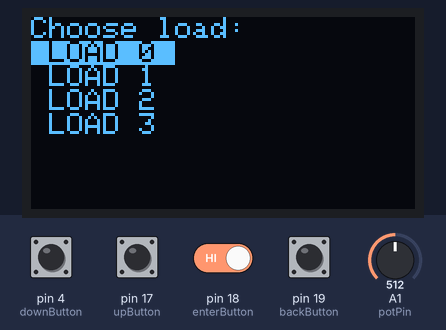
A sketch run on a simulated Arduino Uno, built with avr-gcc and run on an emulated ATmega328P. Parts: 128×64 one-colour display. The test bench sets the inputs (shaded band); at power-on: pin 4 (downButton), pin 17 (upButton), pin 18 (enterButton), pin 19 (backButton) HIGH, A1 (potPin) = 512.

Above: at 1.2 s.
1.3 s: pin 4 (downButton) pulled LOW for 1 s
At 2.9 s:
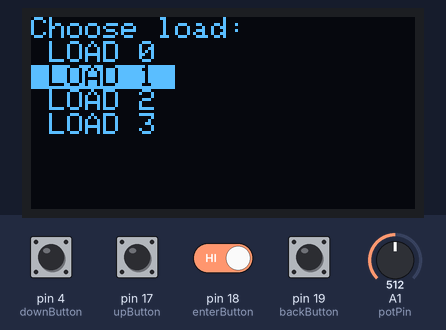
3.8 s: pin 4 (downButton) driven LOW and pin 18 (enterButton) driven LOW
At 4.8 s:
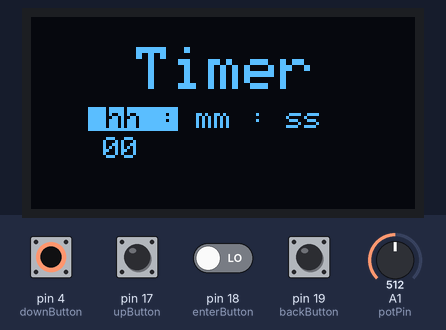
5.7 s: pin 19 (backButton) pulled LOW for 0.15 s
At 5.83 s:
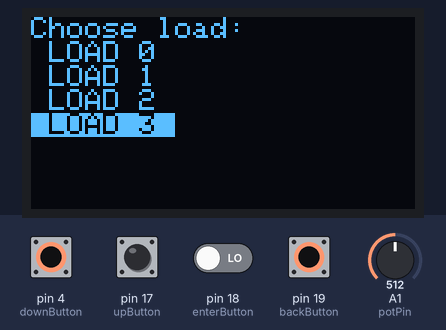
Timing chart, 0 to 8.7 s (numbered marks = the images above; inputs shaded):
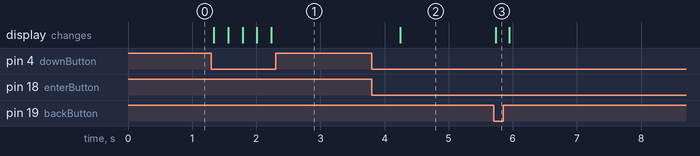

The sketch:

timer.ino
```cpp
#include <Wire.h>
#include <Adafruit_GFX.h>
#include <Adafruit_SH110X.h>


int H = 0;
int h = 0;

int mm = 0;
int ss = 0;

#define i2c_Address 0x3c
#define SCREEN_WIDTH 128
#define SCREEN_HEIGHT 64
#define OLED_RESET -1

#define upButton 17
#define downButton 4
#define enterButton 18
#define backButton 19

const int potPin = 15;

unsigned long lastPotReadTime = 0;  // Last time the potentiometer was read
const unsigned long potReadInterval = 100;

unsigned long lastButtonPressTime = 0;
const unsigned long buttonPressInterval = 200;

Adafruit_SH1106G display = Adafruit_SH1106G(SCREEN_WIDTH, SCREEN_HEIGHT, &Wire, OLED_RESET);

int selected = 0;

int loadSelected = 0;
int loadEntered = -1;

void setup() {
  // put your setup code here, to run once:
  Serial.begin(9600);
  display.begin(i2c_Address, true);
  display.clearDisplay();

  display.setTextSize(1);
  display.setTextColor(SH110X_WHITE);

  pinMode(upButton, INPUT_PULLUP);
  pinMode(downButton, INPUT_PULLUP);
  pinMode(enterButton, INPUT_PULLUP);
  pinMode(backButton, INPUT_PULLUP);
}

void loop() {
  // put your main code here, to run repeatedly:
  unsigned long currentMillis = millis();

  if (currentMillis - lastPotReadTime >= potReadInterval) {
    int potValue = analogRead(potPin);
    selected = map(potValue, 0, 4095, 0, 2);

    lastPotReadTime = currentMillis;
  }

  loadSelection();
  // timeSet(selected);
}

void timeSet(int select) {
  display.clearDisplay();
  display.setTextSize(2);
  display.setTextColor(SH110X_WHITE);
  // Print the title
  display.setCursor(35, 10);
  display.print("Timer");

  const char *options[3] = {
    " hh ",
    " mm ",
    " ss ",
  };

  int optionWidth = 30;                                 // Adjust the width of each option based on your preference
  int startX = (SCREEN_WIDTH - (optionWidth * 3)) / 2;  // Calculate the starting x-coordinate for printing options

  for (int i = 0; i < 3; i++) {
    if (i == select) {
      display.setTextColor(SH110X_BLACK, SH110X_WHITE);
    } else {
      display.setTextColor(SH110X_WHITE);
    }
    display.setTextSize(1);
    display.setCursor(startX + (optionWidth * i), 30);  // Adjust the y-coordinate as needed
    display.print(options[i]);
    if (i < 2) {
      display.print(":");
    }

    display.setTextColor(SH110X_WHITE);
    display.setCursor(24,40);  // Adjust the y-coordinate as needed
    display.print(H);
    display.setCursor(30,40);  // Adjust the y-coordinate as needed
    display.print(h);

  }

  display.display();
}

void loadSelection() {

  int down = digitalRead(upButton);
  int up = digitalRead(downButton);
  int enter = digitalRead(enterButton);
  int back = digitalRead(backButton);

  unsigned long currentMillis = millis();

  if (currentMillis - lastButtonPressTime >= buttonPressInterval) {
    if (up == LOW) {
      loadSelected = (loadSelected + 1) % 4;  // Wrap around to 0 after reaching the last option
      lastButtonPressTime = currentMillis;
    }

    if (down == LOW) {
      loadSelected = (loadSelected - 1 + 4) % 4;  // Ensure positive index, wrap around to 2 if negative
      lastButtonPressTime = currentMillis;
    }
  }

  if (enter == LOW) {
    loadEntered = loadSelected;
  }

  if (back == LOW) {
    loadEntered = -1;
  };

  const char *options[4] = {
    " LOAD 0 ",
    " LOAD 1 ",
    " LOAD 2 ",
    " LOAD 3 "
  };

  if (loadEntered == -1) {
    display.clearDisplay();
    display.setTextSize(1);
    display.setTextColor(SH110X_WHITE);
    display.setCursor(0, 0);
    display.println(F("Choose load:"));
    display.setTextSize(1);

    for (int i = 0; i < 4; i++) {
      if (i == loadSelected) {
        display.setTextColor(SH110X_BLACK, SH110X_WHITE);
        display.println(options[i]);
      } else if (i != loadSelected) {
        display.setTextColor(SH110X_WHITE);
        display.println(options[i]);
      }
    }
  } else if (loadEntered == 0 || currentMillis % 10000 == 0) {
    timeSet(selected);
  }
  display.display();
}
```

Measured:
- after the input at 1.3 s, the display: changes at once (image 1)
- after the input at 3.8 s, the display: changes after 0.45 s (image 2)
- after the input at 5.7 s, the display: changes at once (image 3)
